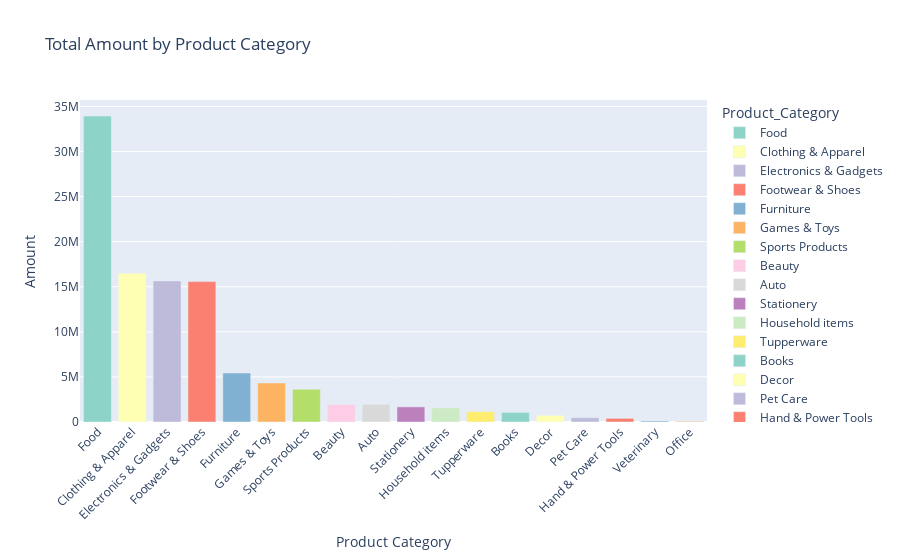

The notebook cell saved with this chart:
### Code cell
data = df.groupby('Product_Category', as_index=False)['Amount'].sum().sort_values(by='Amount', ascending=False)

# Create the interactive bar plot using Plotly Express
fig = px.bar(data, x='Product_Category', y='Amount', title='Total Amount by Product Category',
             color='Product_Category', color_discrete_sequence=px.colors.qualitative.Set3)

# Update the layout for better readability
fig.update_layout(xaxis_tickangle=-45, xaxis_title='Product Category', yaxis_title='Amount')

# Show the plot
fig.show()

### Figure 1 — Plotly figure (JSON) as saved in the notebook; plotly's stock layout.template omitted (floating-point values rounded to 4 significant figures)
{"data": [{"alignmentgroup": "True", "hovertemplate": "Product_Category=%{x}<br>Amount=%{y}<extra></extra>", "legendgroup": "Food", "marker": {"color": "rgb(141,211,199)", "pattern": {"shape": ""}}, "name": "Food", "offsetgroup": "Food", "orientation": "v", "showlegend": true, "textposition": "auto", "type": "bar", "x": ["Food"], "xaxis": "x", "y": [33930000.0], "yaxis": "y"}, {"alignmentgroup": "True", "hovertemplate": "Product_Category=%{x}<br>Amount=%{y}<extra></extra>", "legendgroup": "Clothing & Apparel", "marker": {"color": "rgb(255,255,179)", "pattern": {"shape": ""}}, "name": "Clothing & Apparel", "offsetgroup": "Clothing & Apparel", "orientation": "v", "showlegend": true, "textposition": "auto", "type": "bar", "x": ["Clothing & Apparel"], "xaxis": "x", "y": [16495019], "yaxis": "y"}, {"alignmentgroup": "True", "hovertemplate": "Product_Category=%{x}<br>Amount=%{y}<extra></extra>", "legendgroup": "Electronics & Gadgets", "marker": {"color": "rgb(190,186,218)", "pattern": {"shape": ""}}, "name": "Electronics & Gadgets", "offsetgroup": "Electronics & Gadgets", "orientation": "v", "showlegend": true, "textposition": "auto", "type": "bar", "x": ["Electronics & Gadgets"], "xaxis": "x", "y": [15643846], "yaxis": "y"}, {"alignmentgroup": "True", "hovertemplate": "Product_Category=%{x}<br>Amount=%{y}<extra></extra>", "legendgroup": "Footwear & Shoes", "marker": {"color": "rgb(251,128,114)", "pattern": {"shape": ""}}, "name": "Footwear & Shoes", "offsetgroup": "Footwear & Shoes", "orientation": "v", "showlegend": true, "textposition": "auto", "type": "bar", "x": ["Footwear & Shoes"], "xaxis": "x", "y": [15580000.0], "yaxis": "y"}, {"alignmentgroup": "True", "hovertemplate": "Product_Category=%{x}<br>Amount=%{y}<extra></extra>", "legendgroup": "Furniture", "marker": {"color": "rgb(128,177,211)", "pattern": {"shape": ""}}, "name": "Furniture", "offsetgroup": "Furniture", "orientation": "v", "showlegend": true, "textposition": "auto", "type": "bar", "x": ["Furniture"], "xaxis": "x", "y": [5440000.0], "yaxis": "y"}, {"alignmentgroup": "True", "hovertemplate": "Product_Category=%{x}<br>Amount=%{y}<extra></extra>", "legendgroup": "Games & Toys", "marker": {"color": "rgb(253,180,98)", "pattern": {"shape": ""}}, "name": "Games & Toys", "offsetgroup": "Games & Toys", "orientation": "v", "showlegend": true, "textposition": "auto", "type": "bar", "x": ["Games & Toys"], "xaxis": "x", "y": [4331694], "yaxis": "y"}, {"alignmentgroup": "True", "hovertemplate": "Product_Category=%{x}<br>Amount=%{y}<extra></extra>", "legendgroup": "Sports Products", "marker": {"color": "rgb(179,222,105)", "pattern": {"shape": ""}}, "name": "Sports Products", "offsetgroup": "Sports Products", "orientation": "v", "showlegend": true, "textposition": "auto", "type": "bar", "x": ["Sports Products"], "xaxis": "x", "y": [3635933], "yaxis": "y"}, {"alignmentgroup": "True", "hovertemplate": "Product_Category=%{x}<br>Amount=%{y}<extra></extra>", "legendgroup": "Beauty", "marker": {"color": "rgb(252,205,229)", "pattern": {"shape": ""}}, "name": "Beauty", "offsetgroup": "Beauty", "orientation": "v", "showlegend": true, "textposition": "auto", "type": "bar", "x": ["Beauty"], "xaxis": "x", "y": [1959484], "yaxis": "y"}, {"alignmentgroup": "True", "hovertemplate": "Product_Category=%{x}<br>Amount=%{y}<extra></extra>", "legendgroup": "Auto", "marker": {"color": "rgb(217,217,217)", "pattern": {"shape": ""}}, "name": "Auto", "offsetgroup": "Auto", "orientation": "v", "showlegend": true, "textposition": "auto", "type": "bar", "x": ["Auto"], "xaxis": "x", "y": [1959000.0], "yaxis": "y"}, {"alignmentgroup": "True", "hovertemplate": "Product_Category=%{x}<br>Amount=%{y}<extra></extra>", "legendgroup": "Stationery", "marker": {"color": "rgb(188,128,189)", "pattern": {"shape": ""}}, "name": "Stationery", "offsetgroup": "Stationery", "orientation": "v", "showlegend": true, "textposition": "auto", "type": "bar", "x": ["Stationery"], "xaxis": "x", "y": [1676000.0], "yaxis": "y"}, {"alignmentgroup": "True", "hovertemplate": "Product_Category=%{x}<br>Amount=%{y}<extra></extra>", "legendgroup": "Household items", "marker": {"color": "rgb(204,235,197)", "pattern": {"shape": ""}}, "name": "Household items", "offsetgroup": "Household items", "orientation": "v", "showlegend": true, "textposition": "auto", "type": "bar", "x": ["Household items"], "xaxis": "x", "y": [1569337], "yaxis": "y"}, {"alignmentgroup": "True", "hovertemplate": "Product_Category=%{x}<br>Amount=%{y}<extra></extra>", "legendgroup": "Tupperware", "marker": {"color": "rgb(255,237,111)", "pattern": {"shape": ""}}, "name": "Tupperware", "offsetgroup": "Tupperware", "orientation": "v", "showlegend": true, "textposition": "auto", "type": "bar", "x": ["Tupperware"], "xaxis": "x", "y": [1155642], "yaxis": "y"}, {"alignmentgroup": "True", "hovertemplate": "Product_Category=%{x}<br>Amount=%{y}<extra></extra>", "legendgroup": "Books", "marker": {"color": "rgb(141,211,199)", "pattern": {"shape": ""}}, "name": "Books", "offsetgroup": "Books", "orientation": "v", "showlegend": true, "textposition": "auto", "type": "bar", "x": ["Books"], "xaxis": "x", "y": [1061478], "yaxis": "y"}, {"alignmentgroup": "True", "hovertemplate": "Product_Category=%{x}<br>Amount=%{y}<extra></extra>", "legendgroup": "Decor", "marker": {"color": "rgb(255,255,179)", "pattern": {"shape": ""}}, "name": "Decor", "offsetgroup": "Decor", "orientation": "v", "showlegend": true, "textposition": "auto", "type": "bar", "x": ["Decor"], "xaxis": "x", "y": [730360], "yaxis": "y"}, {"alignmentgroup": "True", "hovertemplate": "Product_Category=%{x}<br>Amount=%{y}<extra></extra>", "legendgroup": "Pet Care", "marker": {"color": "rgb(190,186,218)", "pattern": {"shape": ""}}, "name": "Pet Care", "offsetgroup": "Pet Care", "orientation": "v", "showlegend": true, "textposition": "auto", "type": "bar", "x": ["Pet Care"], "xaxis": "x", "y": [482277], "yaxis": "y"}, {"alignmentgroup": "True", "hovertemplate": "Product_Category=%{x}<br>Amount=%{y}<extra></extra>", "legendgroup": "Hand & Power Tools", "marker": {"color": "rgb(251,128,114)", "pattern": {"shape": ""}}, "name": "Hand & Power Tools", "offsetgroup": "Hand & Power Tools", "orientation": "v", "showlegend": true, "textposition": "auto", "type": "bar", "x": ["Hand & Power Tools"], "xaxis": "x", "y": [405618], "yaxis": "y"}, {"alignmentgroup": "True", "hovertemplate": "Product_Category=%{x}<br>Amount=%{y}<extra></extra>", "legendgroup": "Veterinary", "marker": {"color": "rgb(128,177,211)", "pattern": {"shape": ""}}, "name": "Veterinary", "offsetgroup": "Veterinary", "orientation": "v", "showlegend": true, "textposition": "auto", "type": "bar", "x": ["Veterinary"], "xaxis": "x", "y": [112702], "yaxis": "y"}, {"alignmentgroup": "True", "hovertemplate": "Product_Category=%{x}<br>Amount=%{y}<extra></extra>", "legendgroup": "Office", "marker": {"color": "rgb(253,180,98)", "pattern": {"shape": ""}}, "name": "Office", "offsetgroup": "Office", "orientation": "v", "showlegend": true, "textposition": "auto", "type": "bar", "x": ["Office"], "xaxis": "x", "y": [81936], "yaxis": "y"}], "layout": {"barmode": "relative", "legend": {"title": {"text": "Product_Category"}, "tracegroupgap": 0}, "title": {"text": "Total Amount by Product Category"}, "xaxis": {"anchor": "y", "categoryarray": ["Food", "Clothing & Apparel", "Electronics & Gadgets", "Footwear & Shoes", "Furniture", "Games & Toys", "Sports Products", "Beauty", "Auto", "Stationery", "Household items", "Tupperware", "Books", "Decor", "Pet Care", "Hand & Power Tools", "Veterinary", "Office"], "categoryorder": "array", "domain": [0, 1], "tickangle": -45, "title": {"text": "Product Category"}}, "yaxis": {"anchor": "x", "domain": [0, 1], "title": {"text": "Amount"}}}}
